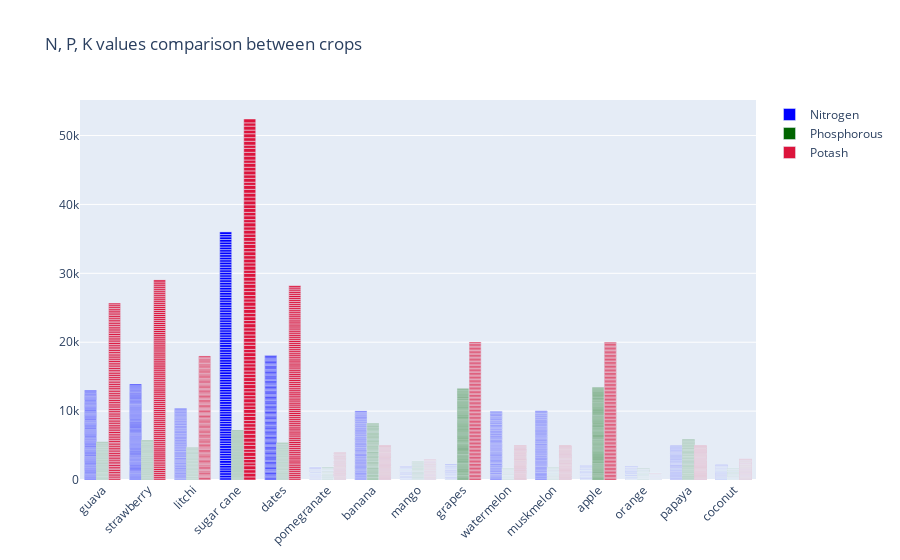

The notebook cell saved with this chart:
### Code cell
fig = go.Figure()

fig.add_trace(go.Bar(
    x=df['label'],
    y=df['N'],
    name='Nitrogen',
    marker_color='Blue'
))

fig.add_trace(go.Bar(
    x=df['label'],
    y=df['P'],
    name='Phosphorous',
    marker_color='darkgreen'
))

fig.add_trace(go.Bar(
    x=df['label'],
    y=df['K'],
    name='Potash',
    marker_color='crimson'
))

fig.update_layout(
    title="N, P, K values comparison between crops",
    barmode='group',
    xaxis_tickangle=-45
)

fig.show()

### Figure 1 — Plotly figure (JSON) as saved in the notebook; plotly's stock layout.template omitted (floating-point values rounded to 4 significant figures; data arrays with more than 128 entries replaced by an {"elided": "..."} marker saying what was removed)
{"data": [{"marker": {"color": "Blue"}, "name": "Nitrogen", "type": "bar", "x": {"elided": "1500 str values"}, "y": {"elided": "1500 int values"}}, {"marker": {"color": "darkgreen"}, "name": "Phosphorous", "type": "bar", "x": {"elided": "1500 str values"}, "y": {"elided": "1500 int values"}}, {"marker": {"color": "crimson"}, "name": "Potash", "type": "bar", "x": {"elided": "1500 str values"}, "y": {"elided": "1500 int values"}}], "layout": {"barmode": "group", "title": {"text": "N, P, K values comparison between crops"}, "xaxis": {"tickangle": -45}}}
